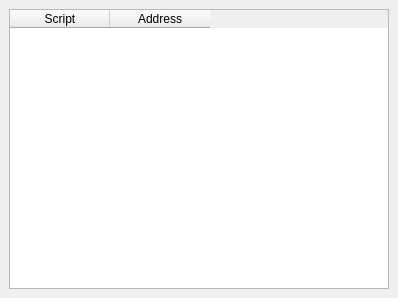
<?xml version="1.0" encoding="UTF-8"?>
<ui version="4.0">
 <class>CallStack</class>
 <widget class="QDockWidget" name="CallStack">
  <property name="geometry">
   <rect>
    <x>0</x>
    <y>0</y>
    <width>398</width>
    <height>298</height>
   </rect>
  </property>
  <property name="windowTitle">
   <string>Call Stack</string>
  </property>
  <widget class="QWidget" name="dockWidgetContents">
   <layout class="QHBoxLayout" name="horizontalLayout">
    <item>
     <widget class="QTableWidget" name="tableWidget">
      <column>
       <property name="text">
        <string>Script</string>
       </property>
      </column>
      <column>
       <property name="text">
        <string>Address</string>
       </property>
      </column>
     </widget>
    </item>
   </layout>
  </widget>
 </widget>
 <resources/>
 <connections/>
</ui>
